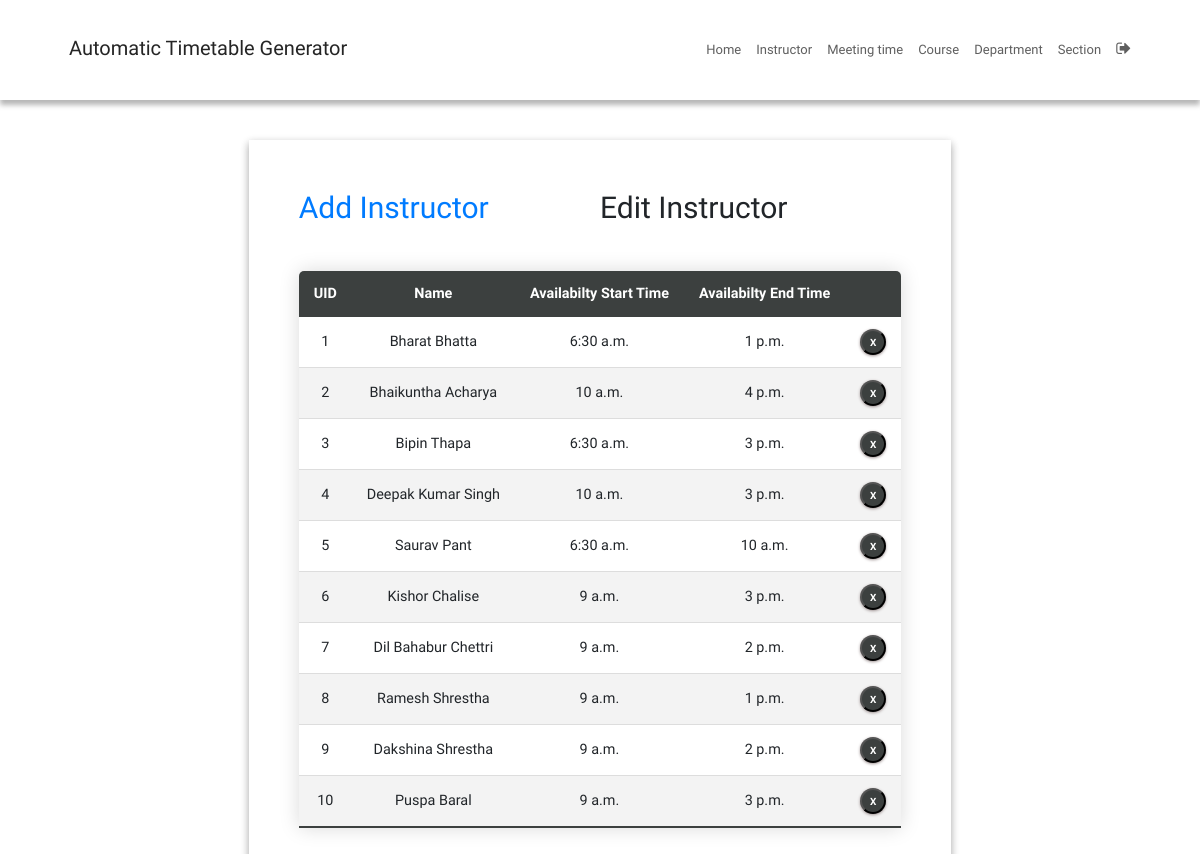
Page /instructorEdit/ (signed in) on the committed database.
### SchedulerApp/models.py (models this page shows, shortened)
class Instructor(models.Model):
    uid = models.CharField(max_length=6)
    name = models.CharField(max_length=25)
    availability_start = models.TimeField(null=True)  # Start time in 24-hour format
    availability_end = models.TimeField(null=True)    # End time in 24-hour format

### SchedulerApp/views.py (the view)
# urls.py: path('instructorEdit/', instructorEdit, name='instructorEdit'),
@login_required
def instructorEdit(request):
    context = {'instructors': Instructor.objects.all()}
    return render(request, 'instructorEdit.html', context)

### SchedulerApp/templatetags/index.py (called while the page is built)
@register.tag
def active(parser, token):
    args = token.split_contents()
    template_tag = args[0]
    if len(args) < 2:
        raise (template.TemplateSyntaxError, f'{template_tag} tag requires at least one argument')
    return NavSelectedNode(args[1:])

    def render(self, context):
        path = context['request'].path
        for p in self.patterns:
            pValue = template.Variable(p).resolve(context)
            if path == pValue:
                return 'active'
        return ''

### templates/instructorEdit.html (shortened to what this page needs)
{% extends 'base.html' %}
{% block content %}
{% load static %}
<fieldset class="fieldset">
  <div class="tablink">
    <a href="{% url 'instructorAdd'%}">
      <h1 onclick="openPage('new')" id="defaultOpen">Add Instructor</h1>
    </a>
    <h1 onclick="openPage('edit')" id="link_to_edit">Edit Instructor</h1>
  </div>
  <div class="tabcontent" id="edit">
    <table class="editTable">
      <thead>
        <tr class="table-headers">
          <th>UID</th>
          <th>Name</th>
          <th>Availabilty Start Time</th>
          <th>Availabilty End Time</th>
          <th class="empty"></th>
        </tr>
      </thead>
      <tbody>
        {% for inst in instructors %}
        <tr>
          <td>{{inst.uid}}</td>
          <td>{{inst.name}}</td>
          <td>{{inst.availability_start}}</td>
          <td>{{inst.availability_end}}</td>
          <td class="empty">
            <form action="{% url 'deleteinstructor' inst.id %}" method="post">
              <input type="submit" value="X" class="cross">
            </form>
          </td>
        </tr>
        {% endfor %}
      </tbody>
    </table>
  </div>
</fieldset>
{% endblock %}

### static/CSS/style.css (style rules this page uses)
:root { --green4: #343837; --green5: #303333; --green6: #454a49; --green7: #3c403f; --white: #fff; --grey: #aaa; --dark-grey: #444; --light-grey: #a29999; --lighter-grey: #dddddd; --lightest-grey: #f3f3f3; --box-shadow: #9e9292; }
html { font-size: 100%; box-sizing: border-box; scroll-behavior: smooth; }
html, body { margin: 0; padding: 0; width: 100vw; min-height: 100%; text-rendering: optimizeLegibility; font-family: "Quicksand", sans-serif; font-size: 62.5%; }
body { position: relative; }
a { text-decoration: none; }
fieldset { padding: 50px; border-radius: 0 0 8px 8px; background: transparent; box-shadow: rgba(0, 0, 0, 0.145) 0px 4px 8px, rgba(0, 0, 0, 0.24) 0px 3px 8px; border-top: 5px solid var(--green1); }
.fieldset { min-width: 65rem; font-size: 1.6rem; }
.tablink { display: grid; grid-template-columns: 1fr 1fr; }
.tablink h1 { color: var(--green3); padding-bottom: 2rem; cursor: pointer; font-size: 3rem; }
.tabcontent { display: grid; gap: 3rem; }
.editTable, .timetable { border-collapse: collapse; margin-top: 2rem; font-size: 0.9em; min-width: 40rem; border-radius: 5px 5px 0 0; overflow: hidden; box-shadow: 0 0 20px rgba(0, 0, 0, 0.15); text-align: center; }
.editTable thead tr, .timetable thead tr { background-color: var(--green7); color: var(--white); font-weight: bold; }
.editTable th, .editTable td, .timetable th, .timetable td { padding: 1.2rem 1.5rem; }
.editTable tbody tr, .timetable tbody tr { border-bottom: 1px solid var(--lighter-grey); }
.editTable tbody tr:nth-of-type(even), .timetable tbody tr:nth-of-type(even) { background-color: var(--lightest-grey); }
.editTable tbody tr:last-of-type, .timetable tbody tr:last-of-type { border-bottom: 2px solid var(--green7); }
.empty form { display: flex; justify-content: center; }
.cross { border-radius: 50%; font-size: 1rem; font-weight: bold; box-shadow: 0px 1px 3px 0px var(--box-shadow); padding: 4px; color: var(--white); background-color: var(--green7); cursor: pointer; width: 2.6rem; height: 2.6rem; }

### rows in the picture
Instructor: uid "1", name "Bharat Bhatta", availability_start "6:30 a.m.", availability_end "1 p.m."
Instructor: uid "2", name "Bhaikuntha Acharya", availability_start "10 a.m.", availability_end "4 p.m."
Instructor: uid "3", name "Bipin Thapa", availability_start "6:30 a.m.", availability_end "3 p.m."
Instructor: uid "4", name "Deepak Kumar Singh", availability_start "10 a.m.", availability_end "3 p.m."
Instructor: uid "5", name "Saurav Pant", availability_start "6:30 a.m.", availability_end "10 a.m."
Instructor: uid "6", name "Kishor Chalise", availability_start "9 a.m.", availability_end "3 p.m."
Instructor: uid "7", name "Dil Bahabur Chettri", availability_start "9 a.m.", availability_end "2 p.m."
Instructor: uid "8", name "Ramesh Shrestha", availability_start "9 a.m.", availability_end "1 p.m."
Instructor: uid "9", name "Dakshina Shrestha", availability_start "9 a.m.", availability_end "2 p.m."
Instructor: uid "10", name "Puspa Baral", availability_start "9 a.m.", availability_end "3 p.m."
